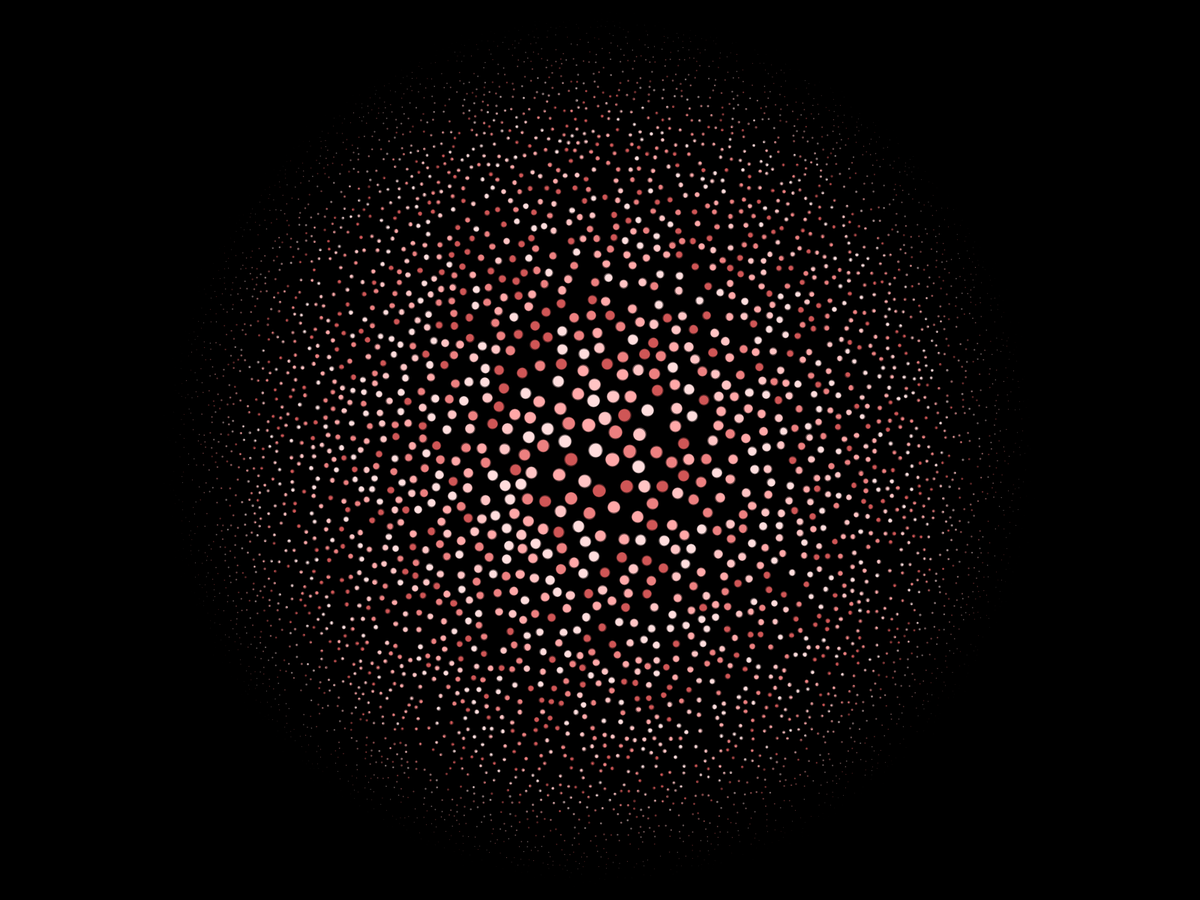
Frame 1 (no input)
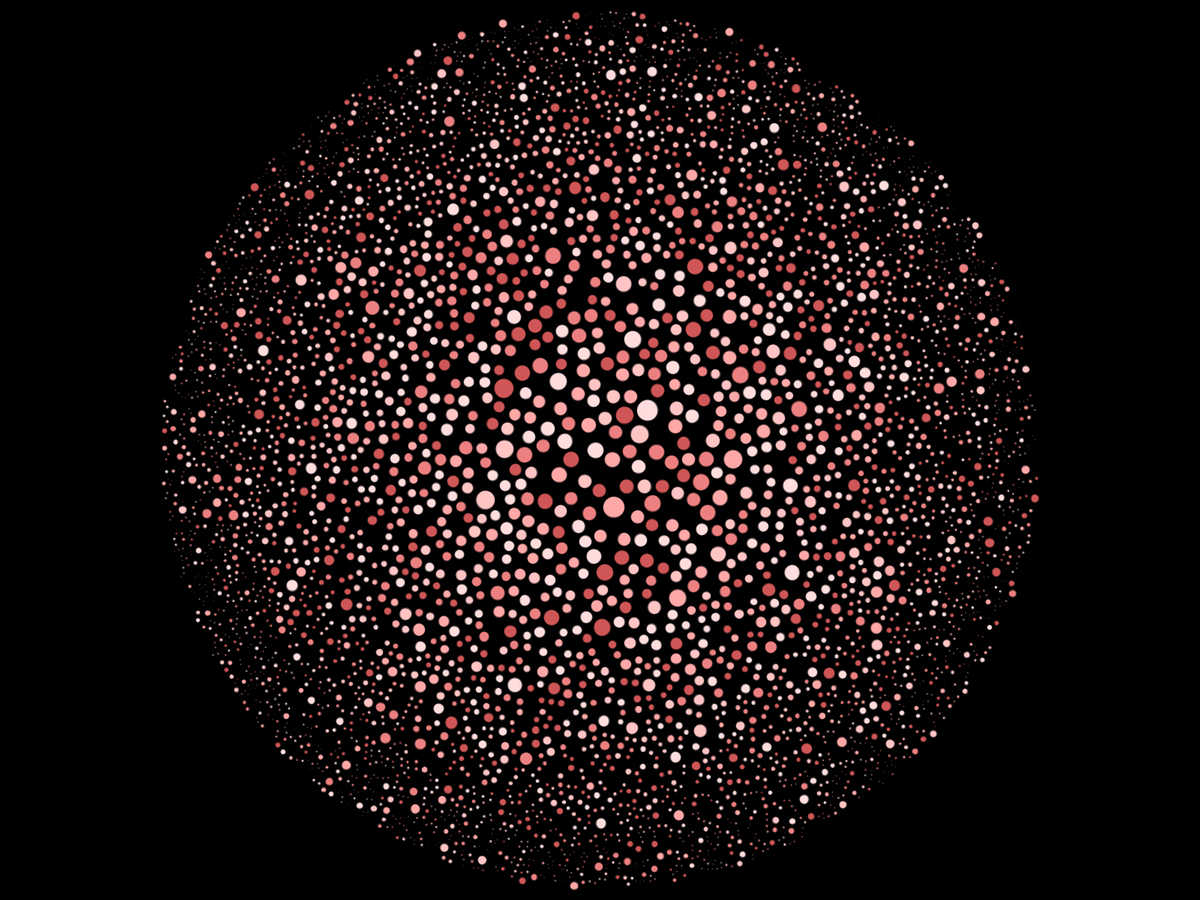
Frame 60 (the mouse pressed at the canvas centre just before this capture)
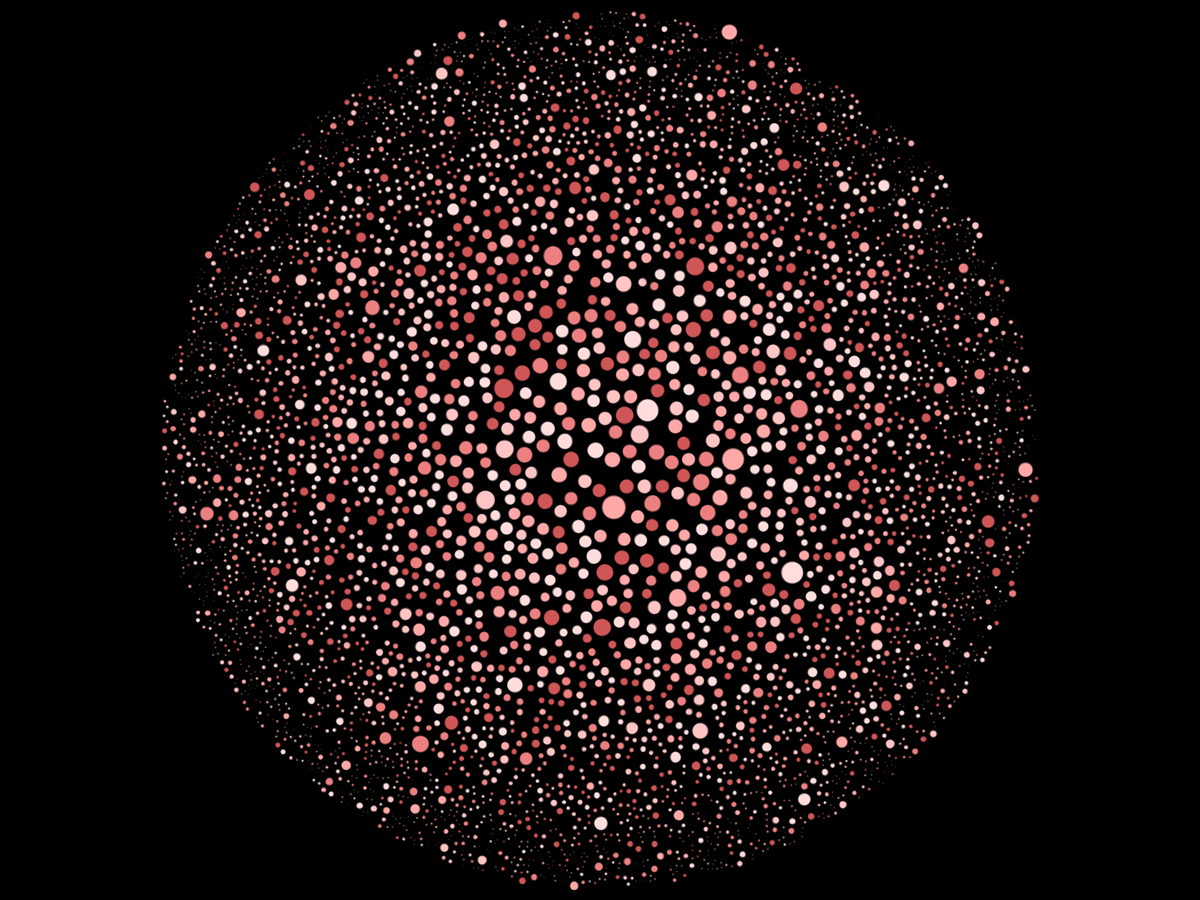
Frame 120 (the mouse held since frame 60 and released just before this capture)

The Processing sketch that drew these frames (run headless with seeded random() and noise(); from frame 60 on, the mouse is pressed at the canvas centre):

// Processing sketch: largeCircle
// ── largeCircle.pde
ArrayList<Circle> circles;
int max = 5000;
int maxRadius = int(max/500);

Circle master;

void setup() {
  fullScreen();
  circles = new ArrayList<Circle>();
  master  = new Circle(width/2,height/2,(height-maxRadius*2)/2-maxRadius);
  
  int i = 0; 
  while (i < max) {  
    Circle c = newCircle();
    if (c == null) continue;
    circles.add(c);   
    i++;
  }
}

void draw() {
  background(0);
  for (Circle c: circles) {
    for (Circle cc: circles) {
      if (c == cc || !c.isGrowing) continue;
      if (collision(c,cc)) {
        c.isGrowing = false;
        cc.isGrowing = false;
      }
    }
    c.render();
    c.grow();
  }
}

Circle newCircle() {
  float x = random(maxRadius,width-maxRadius);
  float y = random(maxRadius,height-maxRadius);
  float d = dist(x,y,master.x,master.y);
  float r =  maxRadius - map(d,0,master.r,0,maxRadius);
  Circle c = new Circle(x,y,r);
  
  if (!collision(c,master)) return null;
  
  for (Circle cc: circles) {
    if (collision(c, cc) || !c.isGrowing) return null;
  }
  
  return c;
}

boolean collision(Circle c, Circle cc) {
  float d = dist(c.x, c.y, cc.x, cc.y);
  if (d < c.r + cc.r + 4) return true;   
  return false;
}
// ── Circle.pde
int lineWeight = 2;
//color [] rgb = {#B2D4EF, #80B3DA, #5894C2, #3977A7, #206396} ;
color [] rgb = {#FFDDDD, #FFC4C4, #FFA8A8, #EC8080, #CF5656} ;

class Circle {
  float x, y, z, r;
  boolean isGrowing;
  color c;
  
  Circle(float _x, float _y, float _r) {
    this.x = _x;
    this.y = _y;
    this.r = _r;
    this.isGrowing = true;
    this.c = rgb[int(random(rgb.length))]; 
  }
  
  void render() {
    fill(c);
    strokeWeight(lineWeight);
    stroke(0, 153);    
    ellipse(x,y,r*2,r*2);
  }
  
  void grow() {
    this.checkBounds();
    if (this.isGrowing) this.r += 0.1;
  }
  
  void checkBounds() {
    if (this.x - this.r/2 <= lineWeight || this.x + this.r/2 >= width - lineWeight  ||
        this.y - this.r/2 <= lineWeight || this.y + this.r/2 >= height - lineWeight )
        this.isGrowing = false;
  }    
}
